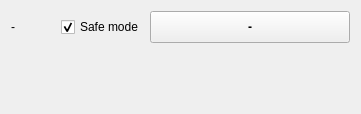
<?xml version="1.0" encoding="UTF-8"?>
<ui version="4.0">
 <class>Nge103bPage</class>
 <widget class="QWidget" name="Nge103bPage">
  <layout class="QVBoxLayout" name="rootLayout">
   <item>
    <layout class="QHBoxLayout" name="headerLayout">
     <item>
      <widget class="QLabel" name="idnLabel">
       <property name="text">
        <string>-</string>
       </property>
      </widget>
     </item>
     <item>
      <spacer name="headerSpacer">
       <property name="orientation">
        <enum>Qt::Horizontal</enum>
       </property>
       <property name="sizeHint" stdset="0">
        <size>
         <width>40</width>
         <height>20</height>
        </size>
       </property>
      </spacer>
     </item>
     <item>
      <widget class="QCheckBox" name="safeCheck">
       <property name="toolTip">
        <string>Ask for confirmation before the master output is turned on</string>
       </property>
       <property name="text">
        <string>Safe mode</string>
       </property>
       <property name="checked">
        <bool>true</bool>
       </property>
      </widget>
     </item>
     <item>
      <widget class="QPushButton" name="masterButton">
       <property name="minimumSize">
        <size>
         <width>200</width>
         <height>32</height>
        </size>
       </property>
       <property name="font">
        <font>
         <bold>true</bold>
        </font>
       </property>
       <property name="text">
        <string>-</string>
       </property>
      </widget>
     </item>
    </layout>
   </item>
   <item>
    <widget class="QLabel" name="statusLabel"/>
   </item>
   <item>
    <layout class="QHBoxLayout" name="cardsLayout"/>
   </item>
   <item>
    <spacer name="bottomSpacer">
     <property name="orientation">
      <enum>Qt::Vertical</enum>
     </property>
     <property name="sizeHint" stdset="0">
      <size>
       <width>20</width>
       <height>40</height>
      </size>
     </property>
    </spacer>
   </item>
  </layout>
 </widget>
 <resources/>
 <connections/>
</ui>
